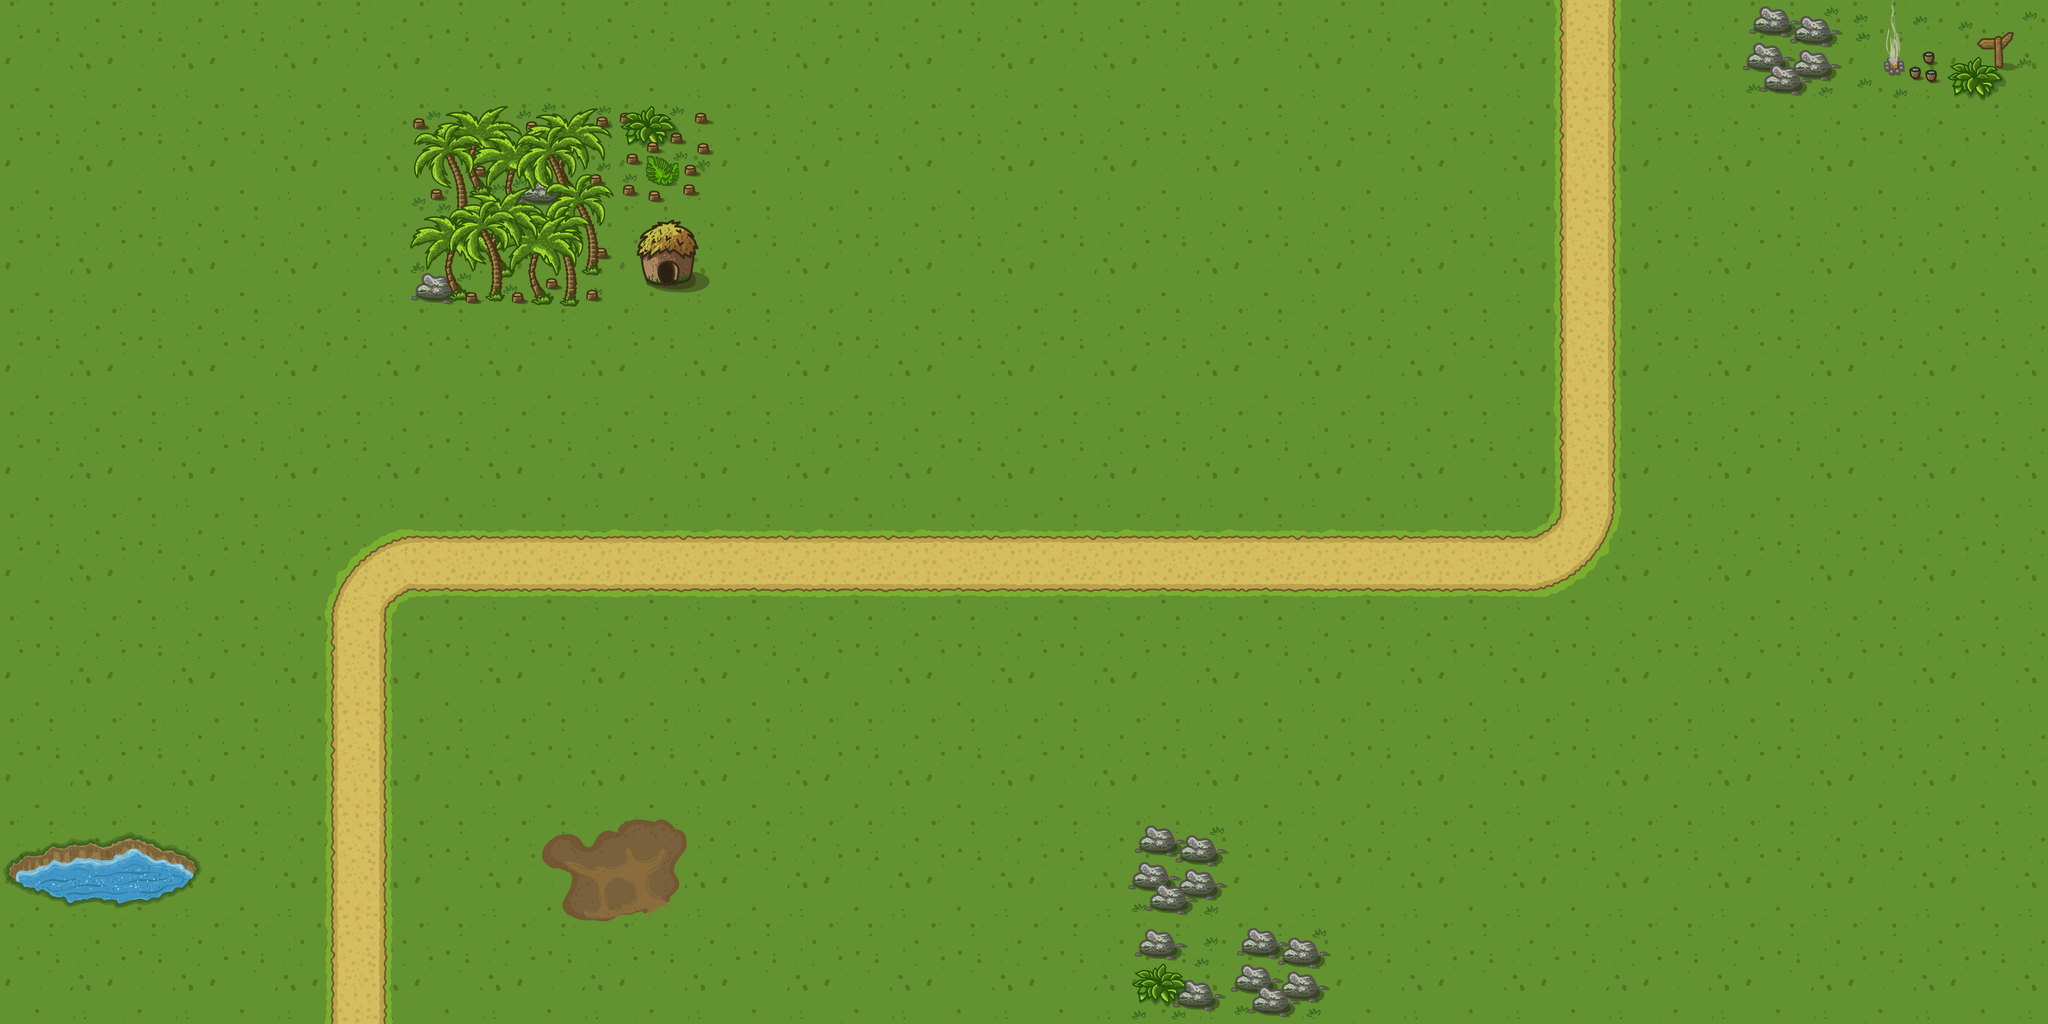

Tiled map render using the project's own tile images. Description and the whole map definition, tile-layer contents included, below:
An orthogonal 20x10 tile map with 256x256 px tiles, 6 tile layers (Bottom, Placeable, Moveable, Start, ...).

<map version="1.8" tiledversion="1.8.2" orientation="orthogonal" renderorder="right-down" width="20" height="10" tilewidth="256" tileheight="256" infinite="0" nextlayerid="7" nextobjectid="1">
 <tileset firstgid="1" source="Jungle.tsx" />
 <layer id="1" name="Bottom" width="20" height="10">
  <data encoding="csv">
33,33,33,33,33,33,33,33,33,33,33,33,33,33,33,33,33,33,33,33,
33,33,33,33,33,33,33,33,33,33,33,33,33,33,33,33,33,33,33,33,
33,33,33,33,33,33,33,33,33,33,33,33,33,33,33,33,33,33,33,33,
33,33,33,33,33,33,33,33,33,33,33,33,33,33,33,33,33,33,33,33,
33,33,33,33,33,33,33,33,33,33,33,33,33,33,33,33,33,33,33,33,
33,33,33,33,33,33,33,33,33,33,33,33,33,33,33,33,33,33,33,33,
33,33,33,33,33,33,33,33,33,33,33,33,33,33,33,33,33,33,33,33,
33,33,33,33,33,33,33,33,33,33,33,33,33,33,33,33,33,33,33,33,
33,33,33,33,33,33,33,33,33,33,33,33,33,33,33,33,33,33,33,33,
33,33,33,33,33,33,33,33,33,33,33,33,33,33,33,33,33,33,33,33
</data>
 </layer>
 <layer id="2" name="Placeable" width="20" height="10">
  <data encoding="csv">
33,33,33,33,33,33,33,33,33,33,33,33,33,33,33,0,33,0,0,0,
33,33,33,33,0,0,0,33,33,33,33,33,33,33,33,0,33,33,33,33,
33,33,33,33,0,0,0,33,33,33,33,33,33,33,33,0,33,33,33,33,
33,33,33,33,33,33,33,33,33,33,33,33,33,33,33,0,33,33,33,33,
33,33,33,33,33,33,33,33,33,33,33,33,33,33,33,0,33,33,33,33,
33,33,33,0,0,0,0,0,0,0,0,0,0,0,0,0,33,33,33,33,
33,33,33,0,33,33,33,33,33,33,33,33,33,33,33,33,33,33,33,33,
33,33,33,0,33,33,33,33,33,33,33,33,33,33,33,33,33,33,33,33,
0,0,33,0,33,33,33,33,33,33,33,0,33,33,33,33,33,33,33,33,
33,33,33,0,33,33,33,33,33,33,33,0,0,33,33,33,33,33,33,33
</data>
 </layer>
 <layer id="3" name="Moveable" width="20" height="10">
  <data encoding="csv">
0,0,0,0,0,0,0,0,0,0,0,0,0,0,0,0,0,0,0,0,
0,0,0,0,0,0,0,0,0,0,0,0,0,0,0,16,0,0,0,0,
0,0,0,0,0,0,0,0,0,0,0,0,0,0,0,16,0,0,0,0,
0,0,0,0,0,0,0,0,0,0,0,0,0,0,0,16,0,0,0,0,
0,0,0,0,0,0,0,0,0,0,0,0,0,0,0,16,0,0,0,0,
0,0,0,12,17,17,17,17,17,17,17,17,17,17,17,15,0,0,0,0,
0,0,0,16,0,0,0,0,0,0,0,0,0,0,0,0,0,0,0,0,
0,0,0,16,0,0,0,0,0,0,0,0,0,0,0,0,0,0,0,0,
0,0,0,16,0,0,0,0,0,0,0,0,0,0,0,0,0,0,0,0,
0,0,0,0,0,0,0,0,0,0,0,0,0,0,0,0,0,0,0,0
</data>
 </layer>
 <layer id="5" name="Start" width="20" height="10">
  <data encoding="csv">
0,0,0,0,0,0,0,0,0,0,0,0,0,0,0,0,0,0,0,0,
0,0,0,0,0,0,0,0,0,0,0,0,0,0,0,0,0,0,0,0,
0,0,0,0,0,0,0,0,0,0,0,0,0,0,0,0,0,0,0,0,
0,0,0,0,0,0,0,0,0,0,0,0,0,0,0,0,0,0,0,0,
0,0,0,0,0,0,0,0,0,0,0,0,0,0,0,0,0,0,0,0,
0,0,0,0,0,0,0,0,0,0,0,0,0,0,0,0,0,0,0,0,
0,0,0,0,0,0,0,0,0,0,0,0,0,0,0,0,0,0,0,0,
0,0,0,0,0,0,0,0,0,0,0,0,0,0,0,0,0,0,0,0,
0,0,0,0,0,0,0,0,0,0,0,0,0,0,0,0,0,0,0,0,
0,0,0,16,0,0,0,0,0,0,0,0,0,0,0,0,0,0,0,0
</data>
 </layer>
 <layer id="6" name="End" width="20" height="10">
  <data encoding="csv">
0,0,0,0,0,0,0,0,0,0,0,0,0,0,0,16,0,0,0,0,
0,0,0,0,0,0,0,0,0,0,0,0,0,0,0,0,0,0,0,0,
0,0,0,0,0,0,0,0,0,0,0,0,0,0,0,0,0,0,0,0,
0,0,0,0,0,0,0,0,0,0,0,0,0,0,0,0,0,0,0,0,
0,0,0,0,0,0,0,0,0,0,0,0,0,0,0,0,0,0,0,0,
0,0,0,0,0,0,0,0,0,0,0,0,0,0,0,0,0,0,0,0,
0,0,0,0,0,0,0,0,0,0,0,0,0,0,0,0,0,0,0,0,
0,0,0,0,0,0,0,0,0,0,0,0,0,0,0,0,0,0,0,0,
0,0,0,0,0,0,0,0,0,0,0,0,0,0,0,0,0,0,0,0,
0,0,0,0,0,0,0,0,0,0,0,0,0,0,0,0,0,0,0,0
</data>
 </layer>
 <layer id="4" name="Decoration" width="20" height="10">
  <data encoding="csv">
0,0,33,0,0,0,0,0,0,0,0,0,0,0,0,0,0,36,37,38,
0,0,33,0,6,7,1,0,0,0,0,0,0,0,0,0,0,0,0,0,
0,0,33,0,8,9,31,0,0,0,0,0,0,0,0,0,0,0,0,0,
0,0,33,0,0,0,0,0,0,0,0,0,0,0,0,0,0,0,0,0,
0,0,33,0,0,0,0,0,33,33,33,33,33,33,33,0,0,0,0,0,
0,0,33,0,0,0,0,0,0,0,0,0,0,0,0,0,33,33,0,0,
0,0,0,0,0,0,0,0,0,0,0,0,0,0,0,0,0,33,0,0,
0,0,0,0,0,0,0,0,0,0,0,0,0,0,0,0,0,33,0,0,
4,5,0,0,0,2,3,0,0,0,0,36,0,0,0,0,0,33,0,0,
0,0,0,0,0,0,0,0,0,0,0,34,36,0,0,0,0,33,0,0
</data>
 </layer>
</map>
